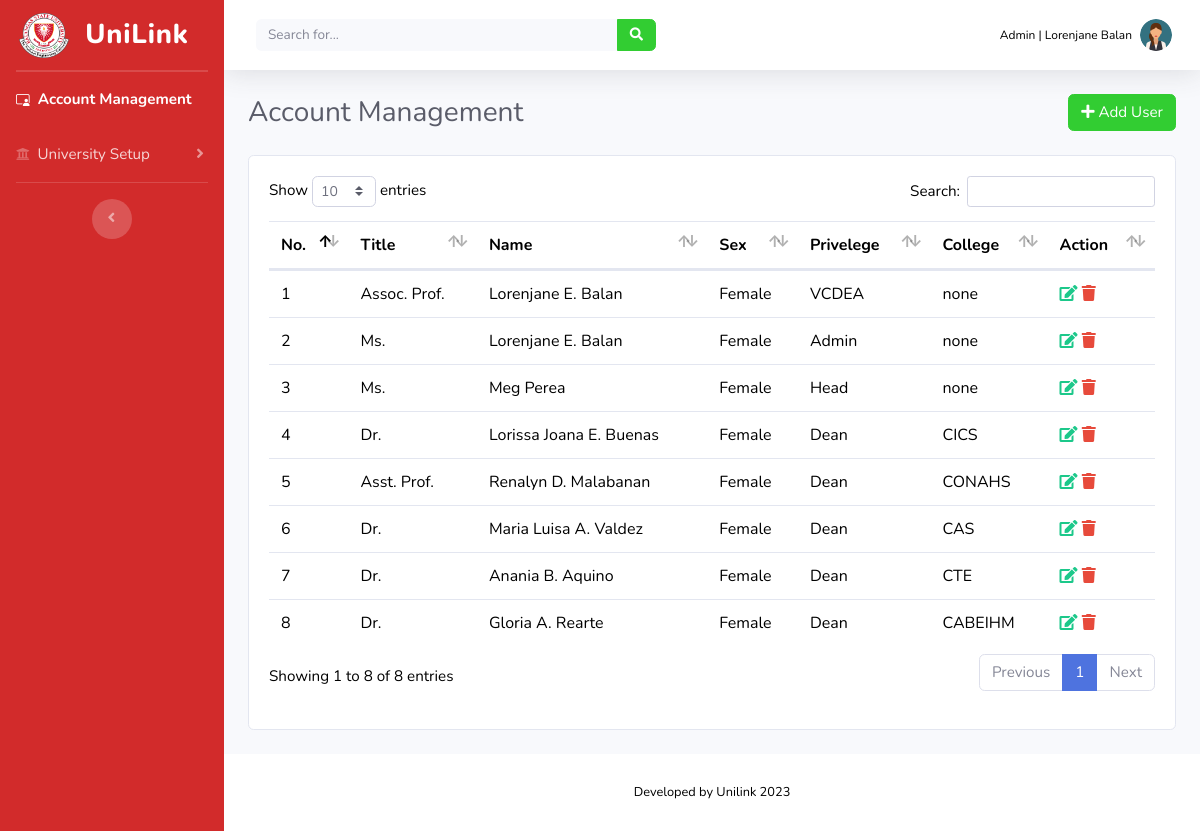
/ADMIN/main_user_management.php (signed in), run on the app's committed database.
### tables this page shows
CREATE TABLE `users` (
  `id` int(11) NOT NULL,
  `title` varchar(100) NOT NULL,
  `first_name` varchar(100) NOT NULL,
  `mid_name` varchar(100) NOT NULL,
  `last_name` varchar(100) NOT NULL,
  `sex` varchar(25) NOT NULL,
  `email` varchar(100) NOT NULL,
  `campus` varchar(255) NOT NULL,
  `college_abbrev` varchar(255) NOT NULL,
  `pass` varchar(255) NOT NULL,
  `privelege` varchar(25) NOT NULL,
  `profile_pic` varchar(200) DEFAULT NULL
);

### ADMIN/main_user_management.php (the view, shortened to what this page needs)
<html lang="en">
  <head>
    <link href="vendor/fontawesome-free/css/all.min.css" rel="stylesheet" type="text/css">
    <link rel="stylesheet" href="https://cdn.jsdelivr.net/npm/bootstrap-icons@1.11.0/font/bootstrap-icons.css">
    <link href="css/sb-admin-2.min.css" rel="stylesheet">
    <link href="vendor/datatables/dataTables.bootstrap4.min.css" rel="stylesheet">
  </head>
  <body id="page-top">
    <div id="wrapper">
      <ul class="navbar-nav bg-gradient-primary sidebar sidebar-dark accordion" id="accordionSidebar">
        <a class="sidebar-brand d-flex align-items-center justify-content-center" href="index.php">
          <img src="../imgs/BSU.png" width="50" height="45">
          <div class="sidebar-brand-text mx-3">UniLink</div>
        </a>
        <hr class="sidebar-divider my-0">
        <hr class="sidebar-divider my-0">
        <li class="nav-item active">
          <a class="nav-link" href="main_user_management.php">
            <i class="bi bi-person-video3"></i>
            <span>Account Management</span>
          </a>
        </li>
        <li class="nav-item">
          <a class="nav-link collapsed" href="#" data-toggle="collapse" data-target="#collapseTwo" aria-expanded="true" aria-controls="collapseTwo">
            <i class="fas fa-university"></i>
            <span>University Setup</span>
          </a>
        </li>
        <hr class="sidebar-divider">
        <div class="text-center d-none d-md-inline">
          <button class="rounded-circle border-0" id="sidebarToggle"></button>
        </div>
      </ul>
      <div id="content-wrapper" class="d-flex flex-column">
        <div id="content">
          <nav class="navbar navbar-expand navbar-light bg-white topbar mb-4 static-top shadow">
            <form class="d-none d-sm-inline-block form-inline mr-auto ml-md-3 my-2 my-md-0 mw-100 navbar-search">
              <div class="input-group">
                <input type="text" class="form-control bg-light border-0 small" placeholder="Search for..." aria-label="Search" aria-describedby="basic-addon2">
                <div class="input-group-append">
                  <button class="btn btn-primary" type="button">
                    <i class="fas fa-search fa-sm"></i>
                  </button>
                </div>
              </div>
            </form>
            <ul class="navbar-nav ml-auto">
              <li class="nav-item dropdown no-arrow">
                <a class="nav-link dropdown-toggle" href="#" id="userDropdown" role="button" data-toggle="dropdown" aria-haspopup="true" aria-expanded="false">
                  <?php
                      $id = $_SESSION['id'];
                      include '../db.php';
                      $sql = "SELECT * FROM `users` WHERE `id` = '$id'";
                      $result = $conn->query($sql);
                      $row = $result->fetch_assoc();
                    ?>
                    <span class="mr-2 d-none d-lg-inline custom-text-black">Admin | <?=$row['first_name']." ".$row['last_name']?></span>
                    <img class="img-profile rounded-circle" src="../imgs/<?php if($row['profile_pic'] == '') {echo "BSU.png";} else {echo $row['profile_pic'];}?>">
                </a>
              </li>
            </ul>
          </nav>
          <div class="container-fluid">
             <div class="d-flex justify-content-between align-items-center mb-4">
                        <h3 class="h3 mb-0 text-gray-800">Account Management</h3>
                        <div class="d-flex">
                            <a class="btn btn-primary rounded-fill" href="user_management.php" role="button">
                                <i class="fas fa-plus"></i> Add User
                            </a>
                        </div>
                    </div>
              <div class="card">
                <div class="card-body">
                  <div class="table">
                  <table id="managementTable" class="table display" data-ordering="true" data-paging="true" data-searching="true">
                    <thead>
                      <tr>
                      <th>No.</th>
                      <th>Title</th>
                      <th>Name</th>
                      <th>Sex</th>
                      <th>Privelege</th>
                      <th>College</th>
                      <th>Action</th>
                      </tr>
                    </thead>
                      <tbody id="user_table">
                      <?php
                      $count = 1;
                      $sql = "SELECT * FROM `users`";
                      $result = $conn->query($sql);
                      while($row = $result->fetch_assoc()) {
                      ?>
                      <tr>
                          <td><?=$count?></td>
                          <td><?=$row['title']?></td>
                          <td><?= $row['first_name'] . ' ' . $row['mid_name'] . ' ' . $row['last_name'] ?></td>
                          <td><?=$row['sex']?></td>
                          <td><?=$row['privelege']?></td>
                          <td><?= $row['college_abbrev'] ?></td>
                          <td>
                          <a href="user_edit.php?id=<?=$row['id']?>"class="editUser">
                            <i class='fas fa-edit text-success'></i>
                          </a>
                          <a name="deluser" onclick="confirmDelete(`<?=$row['id']?>`)">
                            <i class="fas fa-trash text-danger"></i>
                          </a>
                        </td>
                      </tr>
                      <?php
                      $count++;
                      }
                      ?>
                      </tbody>
                    </table>
                  </div>
                </div>
              </div>
            <div class="row">
            </div>
          </div>
        </div>
        <footer class="sticky-footer bg-white">
          <div class="container my-auto">
            <div class="copyright text-center my-auto">
              <span>Developed by Unilink 2023</span>
            </div>
          </div>
        </footer>
</body>
</html>

### ADMIN/main_user_management.php (style rules this page uses)
.custom-text-black { color: black; font-size: 12; }

### data on the page
users: first_name "Lorenjane", last_name "Balan", profile_pic (picture), title "Assoc. Prof.", mid_name "E.", sex "Female", privelege "VCDEA", college_abbrev "none"
users: title "Ms.", first_name "Lorenjane", mid_name "E.", last_name "Balan", sex "Female", privelege "Admin", college_abbrev "none"
users: title "Ms.", first_name "Meg", last_name "Perea", sex "Female", privelege "Head", college_abbrev "none"
users: title "Dr.", first_name "Lorissa Joana", mid_name "E.", last_name "Buenas", sex "Female", privelege "Dean", college_abbrev "CICS"
users: title "Asst. Prof.", first_name "Renalyn", mid_name "D.", last_name "Malabanan", sex "Female", privelege "Dean", college_abbrev "CONAHS"
users: title "Dr.", first_name "Maria Luisa", mid_name "A.", last_name "Valdez", sex "Female", privelege "Dean", college_abbrev "CAS"
users: title "Dr.", first_name "Anania", mid_name "B.", last_name "Aquino", sex "Female", privelege "Dean", college_abbrev "CTE"
users: title "Dr.", first_name "Gloria", mid_name "A.", last_name "Rearte", sex "Female", privelege "Dean", college_abbrev "CABEIHM"
